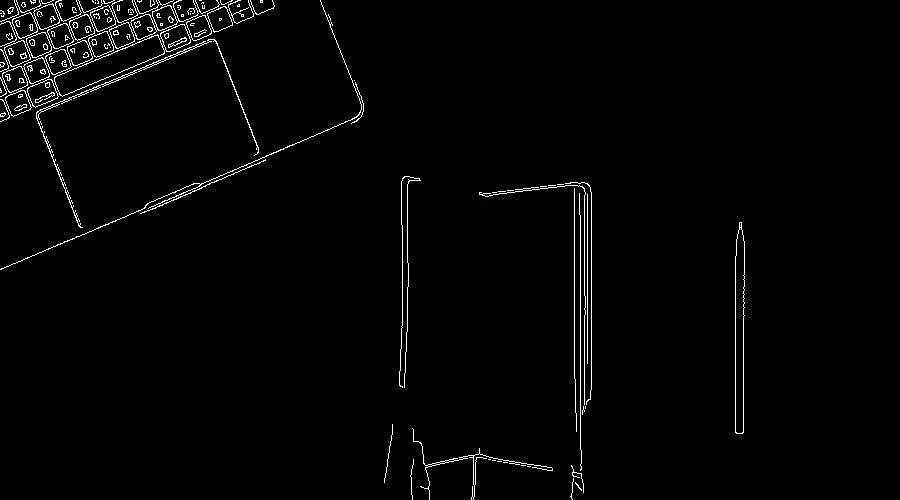
#> input picture frame 23 of day_22/Processed Output Video/output_video.mp4, 900 x 500 px, given in place of sample_video.mp4, which was not available
$ python save_video.py
#> lines starting #> are read from the running program, lines starting #| are printed output that depends on the picture; after the words box and inside, x2 and y2 are one past the last pixel; in counts of white or black regions, pixels touching at a corner belong together
import cv2
video=cv2.VideoCapture("input video/sample_video.mp4")
fourcc=cv2.VideoWriter_fourcc(*'mp4v')
output=cv2.VideoWriter("Processed Output Video/output_video.mp4",fourcc,30,(900,500),False)
while True:
    ret,frame=video.read()
#> frame is the input picture: shape (500, 900, 3); min 0, max 255, mean 4.6
    if not ret:
        break
    frame=cv2.resize(frame,(900,500))
    gray=cv2.cvtColor(frame,cv2.COLOR_BGR2GRAY)
    canny=cv2.Canny(gray,100,200)
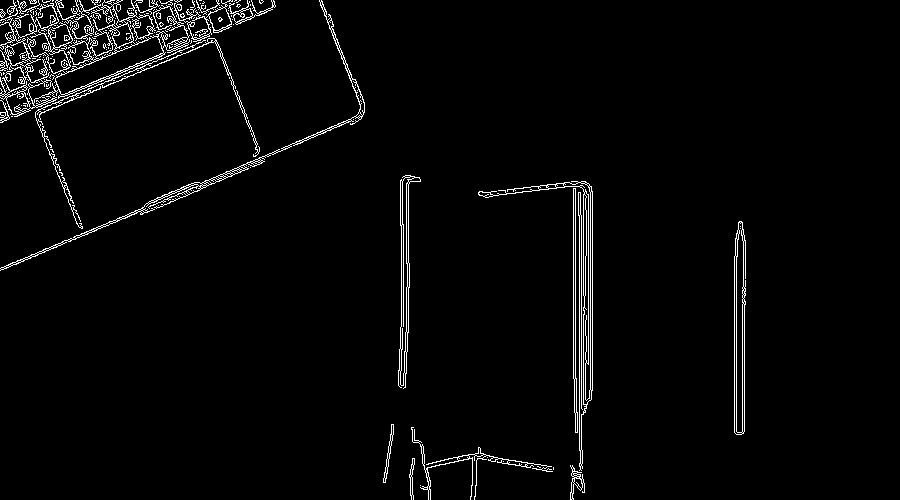
#> canny: shape (500, 900); 2.8% white in thin lines or dots, all inside (x1, y1, x2, y2) = (0, 0, 746, 500)
    output.write(canny)
    cv2.imshow("Processed Video",canny)
    if cv2.waitKey(30)&0xFF==ord('q'):
#> (key q is pressed here)
        break
video.release()
output.release()
cv2.destroyAllWindows()

$ run again, starting later in the video
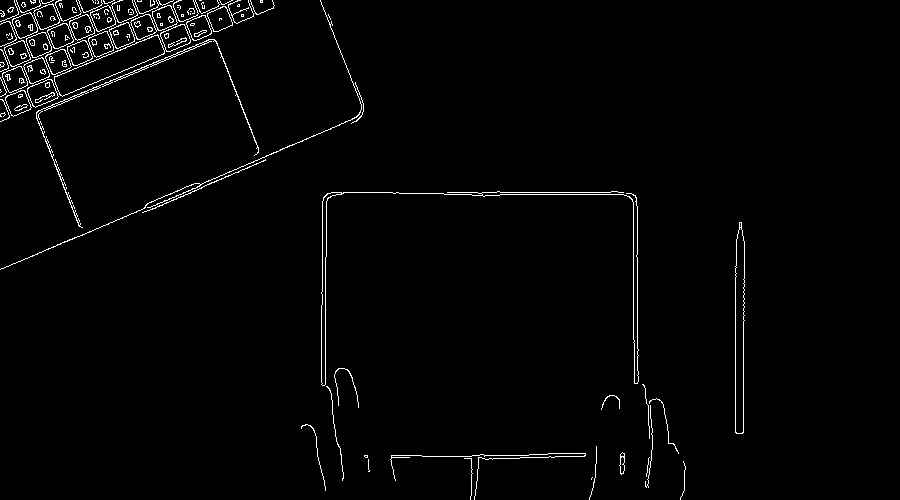
#> input picture frame 104 of day_22/Processed Output Video/output_video.mp4, 900 x 500 px, given in place of sample_video.mp4, which was not available
#> frame is the input picture: shape (500, 900, 3); min 0, max 255, mean 4.6
#> `canny=cv2.Canny(gray,100,200)`:
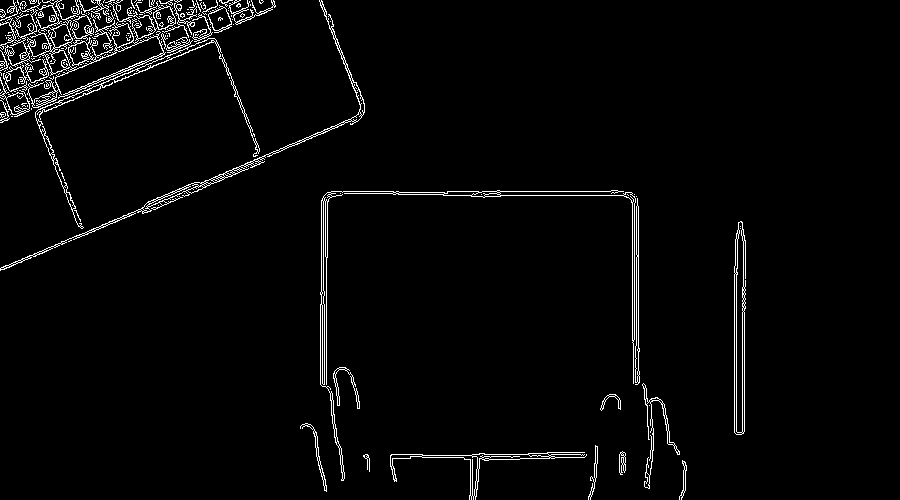
#> canny: shape (500, 900); 2.8% white in thin lines or dots, all inside (x1, y1, x2, y2) = (0, 0, 746, 500)

$ run again, starting later in the video
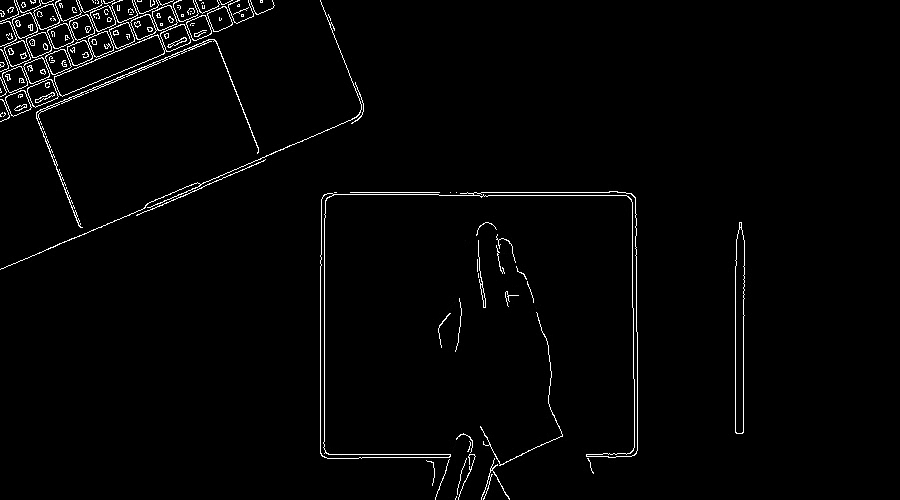
#> input picture frame 186 of day_22/Processed Output Video/output_video.mp4, 900 x 500 px, given in place of sample_video.mp4, which was not available
#> frame is the input picture: shape (500, 900, 3); min 0, max 255, mean 5
#> `canny=cv2.Canny(gray,100,200)`:
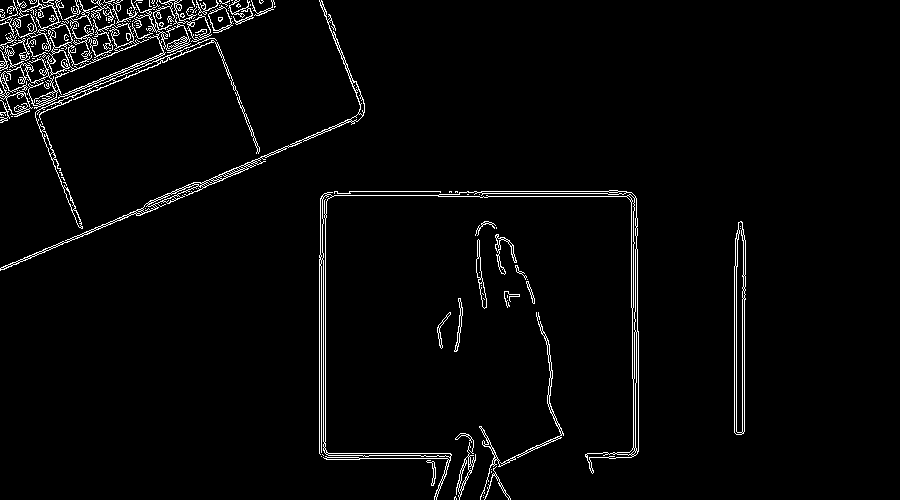
#> canny: shape (500, 900); 3% white in thin lines or dots, all inside (x1, y1, x2, y2) = (0, 0, 746, 500)
